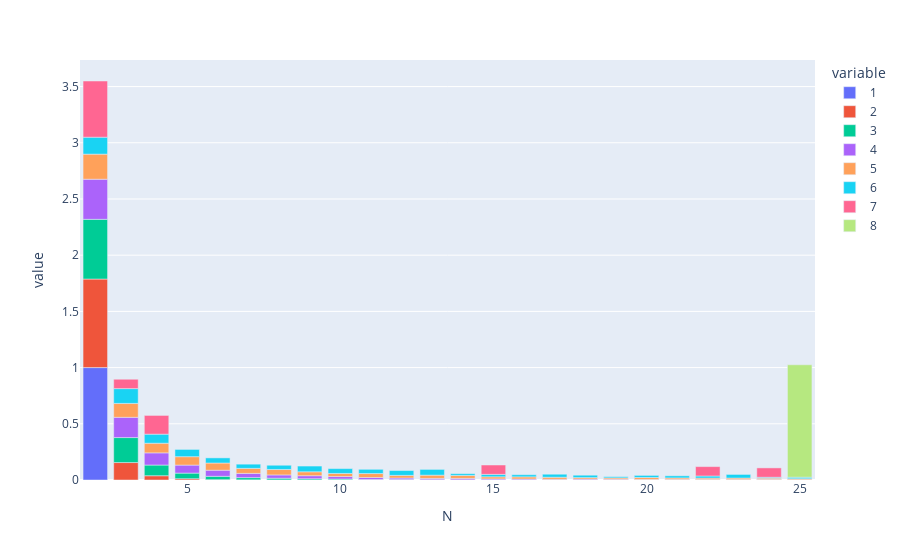

This figure's notebook cell:
### Code cell
px.bar(data, x="N", y=[1, 2, 3, 4, 5,6, 7, 8])

### Figure 1 — Plotly figure (JSON) as saved in the notebook; plotly's stock layout.template omitted (floating-point values rounded to 4 significant figures)
{"data": [{"alignmentgroup": "True", "hovertemplate": "variable=1<br>N=%{x}<br>value=%{y}<extra></extra>", "legendgroup": "1", "marker": {"color": "#636efa", "pattern": {"shape": ""}}, "name": "1", "offsetgroup": "1", "orientation": "v", "showlegend": true, "textposition": "auto", "type": "bar", "x": [2, 3, 4, 5, 6, 7, 8, 9, 10, 11, 12, 13, 14, 15, 16, 17, 18, 19, 20, 21, 22, 23, 24, 25], "xaxis": "x", "y": [1, null, null, null, null, null, null, null, null, null, null, null, null, null, null, null, null, null, null, null, null, null, null, null], "yaxis": "y"}, {"alignmentgroup": "True", "hovertemplate": "variable=2<br>N=%{x}<br>value=%{y}<extra></extra>", "legendgroup": "2", "marker": {"color": "#EF553B", "pattern": {"shape": ""}}, "name": "2", "offsetgroup": "2", "orientation": "v", "showlegend": true, "textposition": "auto", "type": "bar", "x": [2, 3, 4, 5, 6, 7, 8, 9, 10, 11, 12, 13, 14, 15, 16, 17, 18, 19, 20, 21, 22, 23, 24, 25], "xaxis": "x", "y": [0.7877, 0.1553, 0.03805, 0.01142, 0.003044, 0.001522, 0.000761, 0.000761, 0.001522, null, null, null, null, null, null, null, null, null, null, null, null, null, null, null], "yaxis": "y"}, {"alignmentgroup": "True", "hovertemplate": "variable=3<br>N=%{x}<br>value=%{y}<extra></extra>", "legendgroup": "3", "marker": {"color": "#00cc96", "pattern": {"shape": ""}}, "name": "3", "offsetgroup": "3", "orientation": "v", "showlegend": true, "textposition": "auto", "type": "bar", "x": [2, 3, 4, 5, 6, 7, 8, 9, 10, 11, 12, 13, 14, 15, 16, 17, 18, 19, 20, 21, 22, 23, 24, 25], "xaxis": "x", "y": [0.5313, 0.2222, 0.09503, 0.05, 0.02984, 0.01962, 0.01505, 0.01062, 0.007258, 0.004435, 0.003898, 0.002823, 0.001882, 0.001075, 0.0008065, 0.000672, 0.0005376, 0.0005376, 0.0005376, 0.0004032, 0.0002688, 0.0004032, 0.0005376, 0.0002688], "yaxis": "y"}, {"alignmentgroup": "True", "hovertemplate": "variable=4<br>N=%{x}<br>value=%{y}<extra></extra>", "legendgroup": "4", "marker": {"color": "#ab63fa", "pattern": {"shape": ""}}, "name": "4", "offsetgroup": "4", "orientation": "v", "showlegend": true, "textposition": "auto", "type": "bar", "x": [2, 3, 4, 5, 6, 7, 8, 9, 10, 11, 12, 13, 14, 15, 16, 17, 18, 19, 20, 21, 22, 23, 24, 25], "xaxis": "x", "y": [0.3568, 0.1802, 0.1082, 0.07134, 0.05419, 0.0377, 0.02932, 0.02696, 0.02199, 0.01793, 0.01361, 0.01139, 0.01243, 0.008377, 0.007723, 0.005628, 0.00733, 0.00589, 0.004319, 0.004712, 0.003796, 0.003534, 0.004188, 0.002356], "yaxis": "y"}, {"alignmentgroup": "True", "hovertemplate": "variable=5<br>N=%{x}<br>value=%{y}<extra></extra>", "legendgroup": "5", "marker": {"color": "#FFA15A", "pattern": {"shape": ""}}, "name": "5", "offsetgroup": "5", "orientation": "v", "showlegend": true, "textposition": "auto", "type": "bar", "x": [2, 3, 4, 5, 6, 7, 8, 9, 10, 11, 12, 13, 14, 15, 16, 17, 18, 19, 20, 21, 22, 23, 24, 25], "xaxis": "x", "y": [0.2232, 0.1236, 0.08582, 0.0747, 0.06403, 0.04446, 0.04847, 0.03468, 0.02757, 0.03513, 0.02357, 0.0289, 0.02579, 0.01912, 0.01956, 0.01823, 0.01334, 0.01245, 0.01734, 0.01334, 0.01289, 0.01334, 0.01156, 0.008893], "yaxis": "y"}, {"alignmentgroup": "True", "hovertemplate": "variable=6<br>N=%{x}<br>value=%{y}<extra></extra>", "legendgroup": "6", "marker": {"color": "#19d3f3", "pattern": {"shape": ""}}, "name": "6", "offsetgroup": "6", "orientation": "v", "showlegend": true, "textposition": "auto", "type": "bar", "x": [2, 3, 4, 5, 6, 7, 8, 9, 10, 11, 12, 13, 14, 15, 16, 17, 18, 19, 20, 21, 22, 23, 24, 25], "xaxis": "x", "y": [0.1505, 0.1317, 0.08065, 0.06452, 0.0457, 0.03763, 0.03763, 0.05108, 0.04301, 0.03763, 0.04301, 0.05108, 0.01613, 0.02151, 0.01882, 0.02688, 0.02151, 0.01075, 0.01882, 0.01882, 0.01882, 0.03226, 0.008065, 0.01344], "yaxis": "y"}, {"alignmentgroup": "True", "hovertemplate": "variable=7<br>N=%{x}<br>value=%{y}<extra></extra>", "legendgroup": "7", "marker": {"color": "#FF6692", "pattern": {"shape": ""}}, "name": "7", "offsetgroup": "7", "orientation": "v", "showlegend": true, "textposition": "auto", "type": "bar", "x": [2, 3, 4, 5, 6, 7, 8, 9, 10, 11, 12, 13, 14, 15, 16, 17, 18, 19, 20, 21, 22, 23, 24, 25], "xaxis": "x", "y": [0.5, 0.08333, 0.1667, null, null, null, null, null, null, null, null, null, null, 0.08333, null, null, null, null, null, null, 0.08333, null, 0.08333, null], "yaxis": "y"}, {"alignmentgroup": "True", "hovertemplate": "variable=8<br>N=%{x}<br>value=%{y}<extra></extra>", "legendgroup": "8", "marker": {"color": "#B6E880", "pattern": {"shape": ""}}, "name": "8", "offsetgroup": "8", "orientation": "v", "showlegend": true, "textposition": "auto", "type": "bar", "x": [2, 3, 4, 5, 6, 7, 8, 9, 10, 11, 12, 13, 14, 15, 16, 17, 18, 19, 20, 21, 22, 23, 24, 25], "xaxis": "x", "y": [null, null, null, null, null, null, null, null, null, null, null, null, null, null, null, null, null, null, null, null, null, null, null, 1], "yaxis": "y"}], "layout": {"barmode": "relative", "legend": {"title": {"text": "variable"}, "tracegroupgap": 0}, "margin": {"t": 60}, "xaxis": {"anchor": "y", "domain": [0, 1], "title": {"text": "N"}}, "yaxis": {"anchor": "x", "domain": [0, 1], "title": {"text": "value"}}}}
